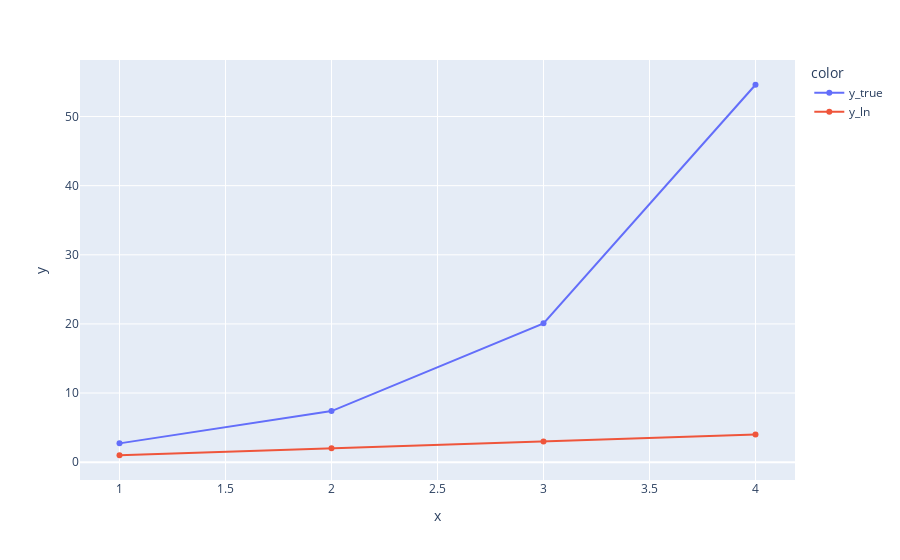

This figure's notebook cell:
### Markdown cell above
# 线性模型的广义形式——广义线性模型
在上述Galton的例子中，假设某样本为 $(x_i,y_i)$，模型对该样本的预测值为 $\hat{y_i}$ 。
我们可以发现，Galton在建模时，他是用模型对 $x_i$ 的预测值去拟合 $y_i$ 的值。

那么，我们是否可以用模型的预测值去拟合 $y_i$ 的衍生物呢？比如说：  
<center>

$ln(\hat{y}(\mathbf{x})) = w_0 + \mathbf{w} \mathbf{x}$  
</center>

当然可以，这其实就是**对数线性回归**(log-linear regression)。

### Code cell
import math
import plotly.express as px

x = [1,2,3,4]
y_true = [math.exp(i) for i in x]
y_ln = [math.log(i) for i in y_true]

fig = px.line(x=x*2, y=y_true+y_ln,color=["y_true"]*len(y_true)+["y_ln"]*len(y_true), markers=True)
fig.show()

### Figure 1 — Plotly figure (JSON) as saved in the notebook; plotly's stock layout.template omitted (floating-point values rounded to 4 significant figures)
{"data": [{"hovertemplate": "color=y_true<br>x=%{x}<br>y=%{y}<extra></extra>", "legendgroup": "y_true", "line": {"color": "#636efa", "dash": "solid"}, "marker": {"symbol": "circle"}, "mode": "markers+lines", "name": "y_true", "orientation": "v", "showlegend": true, "type": "scatter", "x": [1, 2, 3, 4], "xaxis": "x", "y": [2.718, 7.389, 20.09, 54.6], "yaxis": "y"}, {"hovertemplate": "color=y_ln<br>x=%{x}<br>y=%{y}<extra></extra>", "legendgroup": "y_ln", "line": {"color": "#EF553B", "dash": "solid"}, "marker": {"symbol": "circle"}, "mode": "markers+lines", "name": "y_ln", "orientation": "v", "showlegend": true, "type": "scatter", "x": [1, 2, 3, 4], "xaxis": "x", "y": [1, 2, 3, 4], "yaxis": "y"}], "layout": {"legend": {"title": {"text": "color"}, "tracegroupgap": 0}, "margin": {"t": 60}, "xaxis": {"anchor": "y", "domain": [0, 1], "title": {"text": "x"}}, "yaxis": {"anchor": "x", "domain": [0, 1], "title": {"text": "y"}}}}
